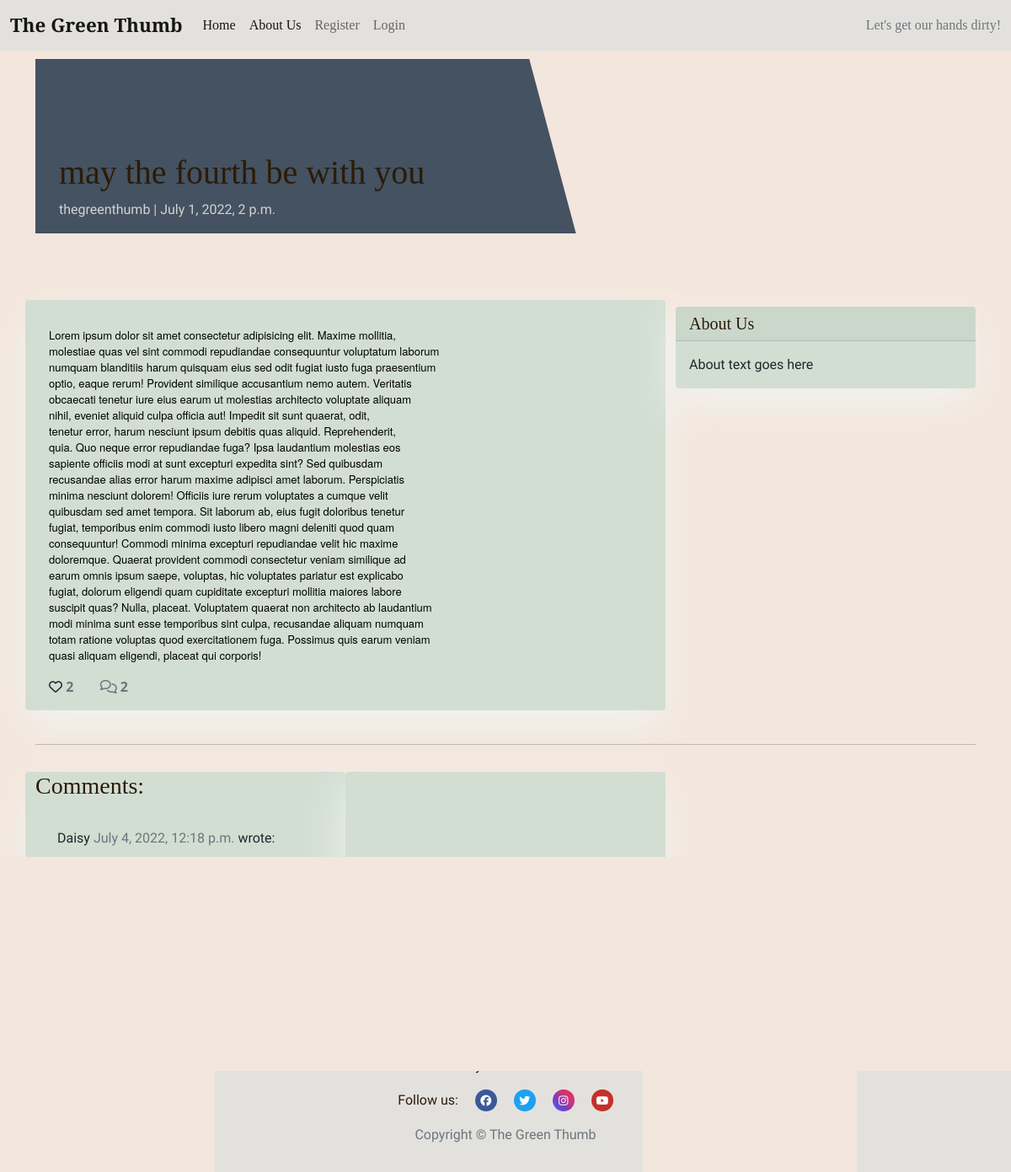
/may-the-fourth-be-with-you/, run on the app's committed database.
### blog/models.py (models this page shows, shortened)
class BlogPost(models.Model):
    title = models.CharField(
        max_length=200, unique=True, null=False, blank=False)
    slug = models.SlugField(max_length=200, unique=True)
    author = models.ForeignKey(
        User, on_delete=models.CASCADE, related_name='blog_posts',
        default=id(0))
    created_on = models.DateTimeField(auto_now_add=True)
    updated_on = models.DateTimeField(auto_now=True)
    content = models.TextField(blank=True)
    status = models.IntegerField(choices=STATUS, default=0)
    featured_image = CloudinaryField('image', default='placeholder')
    excerpt = models.TextField(blank=True)
    likes = models.ManyToManyField(
        User, related_name='blogpost_like', blank=True)
    class Meta:
        ordering = ['-created_on']
    def number_of_likes(self):
        return self.likes.count()

class CommentSection(models.Model):
    post = models.ForeignKey(
        BlogPost, on_delete=models.CASCADE, related_name='comments')
    name = models.CharField(max_length=200)
    email = models.EmailField()
    body = models.TextField()
    created_on = models.DateTimeField(auto_now_add=True)
    approved = models.BooleanField(default=False)
    class Meta:
        ordering = ['created_on']

### blog/views.py (the view, shortened to what this page needs)
# urls.py: path('<slug:slug>/', views.PostDetail.as_view(), name='post_detail'),
class PostDetail(View):
    def get(self, request, slug, *args, **kwargs):
        queryset = BlogPost.objects.filter(status=1)
        post = get_object_or_404(queryset, slug=slug)
        comments = post.comments.filter(approved=True).order_by('-created_on')
        liked = False
        if post.likes.filter(id=self.request.user.id).exists():
            liked = True
        return render(
            request,
            'post_detail.html',
            {
                'post': post,
                'comments': comments,
                'commented': False,
                'liked': liked,
                'comment_form': CommentForm()
            },
        )

### templates/post_detail.html (shortened to what this page needs)
{% extends 'base.html' %} {% block content %}
{% load crispy_forms_tags %}
<div class="masthead">
    <div class="container">
        <div class="row g-0">
            <div class="col-md-6 masthead-text">
                <h1 class="post-title">{{ post.title }}</h1>
                <p class="post-subtitle">{{ post.author }} | {{ post.created_on }}</p>
            </div>
            <div class="d-none d-md-block col-md-6 masthead-image">
            </div>
        </div>
    </div>
</div>
<div class="container">
    <div class="row">
        <div class="col card mb-4  mt-3 left  top">
            <div class="card-body">
                <p class="card-text ">{{ post.content | safe }}</p>
                <div class="row">
                    <div class="col-1">
                        <strong>
                            {% if user.is_authenticated %}
                            <form class="d-inline" action="{% url 'post_like' post.slug %}" method="POST">
                                {% csrf_token %}
                                {% if liked %}
                                <button type="submit" name="blogpost_id" value="{{post.slug}}" class="btn-like"><i
                                        class="fas fa-heart"></i></button>
                                {% else %}
                                <button type="submit" name="blogpost_id" value="{{post.slug}}" class="btn-like"><i
                                        class="far fa-heart"></i></button>
                                {% endif %}
                            </form>
                            {% else %}
                            <span><i class="far fa-heart"></i></span>
                            {% endif %}
                            <span class="text-secondary">{{ post.number_of_likes }}</span>
                        </strong>
                    </div>
                    <div class="col-1">
                        {% with comments.count as total_comments %}
                        <strong class="text-secondary"><i class="far fa-comments"></i>
                            {{ total_comments }}
                        </strong>
                        {% endwith %}
                    </div>
                </div>
            </div>
        </div>
        {% block sidebar %}
        {% include 'sidebar.html' %}
        {% endblock sidebar %}
    </div>
    <div class="row">
        <div class="col">
            <hr>
        </div>
    </div>
    <div class="row">
        <div class="col-md-4 card mb-4  mt-3 ">
            <h3>Comments:</h3>
            <div class="card-body">
                {% for comment in comments %}
                <div class="comments" style="padding: 10px;">
                    <p class="font-weight-bold">
                        {{ comment.name }}
                        <span class=" text-muted font-weight-normal">
                            {{ comment.created_on }}
                        </span> wrote:
                    </p>
                    {{ comment.body | linebreaks }}
                </div>
                {% endfor %}
            </div>
        </div>
        <div class="col-md-4 card mb-4  mt-3 ">
            <div class="card-body">
            </div>
        </div>
    </div>
</div>
{% endblock content %}

### static/css/style.css (style rules this page uses)
* { margin: 0; padding: 0; border: none; box-sizing: border-box; }
body { background-color: #f3e6dc; background-image: url('https://res.cloudinary.com/mikakallberg/image/upload/w_1000,ar_16:9,c_fill,g_auto,e_sharpen/v1656959952/dirt_sun_tndbjc.jpg'); background-position: center center; background-repeat: no-repeat; background-size: cover; background-attachment:fixed; }
html, body { height: 100%; }
h1, h2, h3, h4, h5 { font-family: 'Playfair Display', serif; color: #2b1b08; }
p { font-family: 'Gentium Book Plus', sans-serif; }
.card { border: none; background-color: #d3ded3; box-shadow: 0 16px 48px #f0f4f0; }
.masthead { margin-top: 10px; overflow: hidden; position: relative; display: inline-block; height: 33vh; width: 100%; }
.masthead-text { background-color: #445261; color: white; position: relative; }
.masthead-image { position: relative; overflow: hidden; }
.masthead-image:after { content: ""; position: absolute; top: 0; right: 90%; height: 100%; width: 150%; background: #445261; -webkit-transform: skew(15deg); -moz-transform: skew(15deg); transform: skew(15deg); z-index: 100; }
.post-title { margin-top: 20%; margin-left: 5%; }
.post-subtitle { margin-left: 5%; color: lightgray; }

### data on the page
BlogPost: title "may the fourth be with you", author "thegreenthumb", created_on "July 1, 2022, 2 p.m.", content "Lorem ipsum dolor sit amet consectetur adipisicing elit. Maxime mollitia, molestiae quas vel sint commodi repudiandae consequuntur voluptatum laborum numquam blanditiis harum quisquam eius sed odit fugiat iusto fuga praesentium optio, eaque rerum! Provident similique accusantium nemo autem. Veritatis obcaecati tenetur iure eius earum ut molestias architecto voluptate aliquam nihil, eveniet aliquid culpa officia aut! Impedit sit sunt quaerat, odit, tenetur error, harum nesciunt ipsum debitis quas aliquid. Reprehenderit, quia. Quo neque error repudiandae fuga? Ipsa laudantium molestias eos sapiente officiis modi at sunt excepturi expedita sint? Sed quibusdam recusandae alias error harum…", number_of_likes "2"
CommentSection: name "Daisy", created_on "July 4, 2022, 12:18 p.m."

### other printed values
{{ total_comments }} "2"
